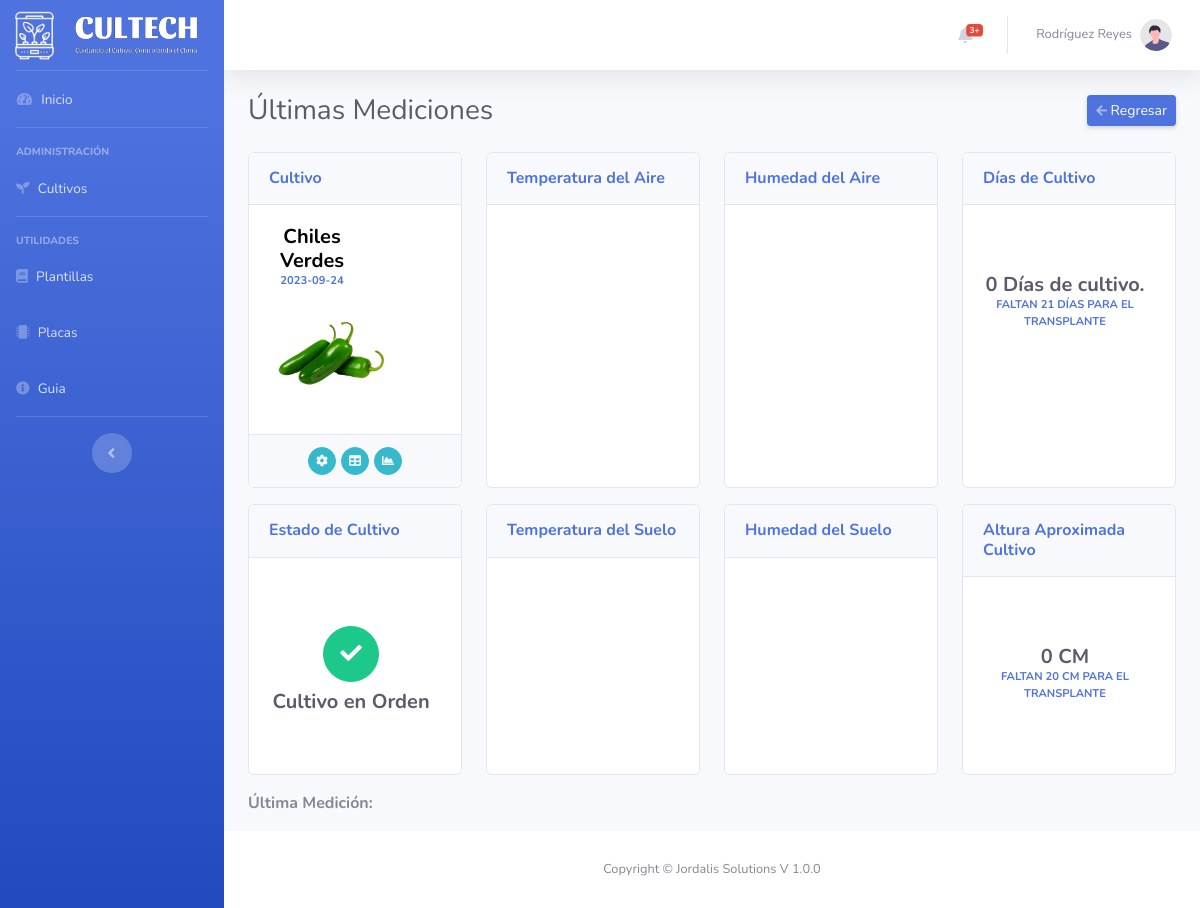
Screenshot of /Cultivos/Monitoreo?id=1 (signed in) with the database file from the repository.
### tables this page shows
CREATE TABLE `cultivos` (
  `id` int(10) NOT NULL,
  `id_usuario` int(10) NOT NULL,
  `id_placa` int(10) NOT NULL,
  `nombre` varchar(50) NOT NULL,
  `fecha` date NOT NULL DEFAULT current_timestamp(),
  `estado` int(1) NOT NULL DEFAULT 0,
  `alerta` int(1) NOT NULL DEFAULT 0
);

CREATE TABLE `configuracion` (
  `id` int(10) NOT NULL,
  `id_cultivo` int(10) NOT NULL,
  `tem_max` decimal(10,2) NOT NULL,
  `tem_min` decimal(10,2) NOT NULL,
  `humedad_max` decimal(10,2) NOT NULL,
  `humedad_min` decimal(10,2) NOT NULL,
  `stem_max` decimal(10,2) NOT NULL,
  `stem_min` decimal(10,2) NOT NULL,
  `shumedad_max` decimal(10,2) NOT NULL,
  `shumedad_min` decimal(10,2) NOT NULL,
  `altura` decimal(10,2) NOT NULL,
  `dias` int(11) NOT NULL,
  `foto` varchar(50) NOT NULL
);

### Libraries/Core/Views.php (called while the page is built)
<?php
class Views{
    function getView($controller, $view, $alert="", $data1 = "", $data2 = "", $data3 = "", $data4 = "", $data5 = "")
    {
        $controller = get_class($controller);
        if ($controller == "") {
            $view = "Views/".$view.".php";
        }else{
            $view = "Views/" . $controller . "/" . $view . ".php";
        }
        require_once($view);
    }
}
?>

### index.php (called while the page is built, shortened)
<?php
require_once("Helpers/Helpers.php");
require_once("Libraries/Core/Load.php");
?>

### Helpers/Helpers.php (called while the page is built, shortened)
<?php
function base_url()
{
    return BASE_URL;
}
?>

### Libraries/Core/Mysql.php (called while the page is built, shortened)
<?php
class Mysql extends Conexion{
    private $conexion;
    function __construct()
    {
        $this->conexion = new Conexion();
        $this->conexion = $this->conexion->conect();
    }
    public function select(string $query){
        $this->strquery = $query;
        $result = $this->conexion->prepare($this->strquery);
        $result->execute();
        $data = $result->fetch(PDO::FETCH_ASSOC);
        return $data;
    }
}
?>

### Libraries/Core/Conexion.php (called while the page is built)
<?php
class Conexion{
    private $conect;
    public function __construct()
    {
      $conexion = "mysql:host=".HOST.";dbname=".BD.";.CHARSET.";
      try {
          $this->conect = new PDO($conexion, DB_USER, PASS);
          $this->conect->setAttribute(PDO::ATTR_ERRMODE, PDO::ERRMODE_EXCEPTION);
      } catch (PDOException $e) {
          $this->conect = "Error en la conexion";
          echo "Error: " . $e->getMessage();
      }
    }
    public function conect()
    {
        return $this->conect;
    }
}
?>

### Models/CultivosModel.php (called while the page is built, shortened)
<?php
    class CultivosModel extends Mysql{
        public function datoscultivo(int $id)
        {
            $this->id = $id;
            $sql = "SELECT * FROM cultivos WHERE id = '{$this->id}'";
            $res = $this->select($sql);
            return $res;
        }
        public function datosconfiguracion(int $id)
        {
            $this->id = $id;
            $sql = "SELECT * FROM configuracion WHERE id_cultivo = '{$this->id}'";
            $res = $this->select($sql);
            return $res;
        }
    }
?>

### Views/Cultivos/Monitoreo.php (the view, shortened to what this page needs)
<?php
    $fechaHoy = new DateTime();
    $otraFecha = $data1['fecha'];
    $fechaOtra = new DateTime($otraFecha);
    $diferencia = $fechaHoy->diff($fechaOtra);
    $diasDiferencia = $diferencia->days;
?>
    <div class="container-fluid">
      <div class="d-sm-flex align-items-center justify-content-between mb-4">
          <h1 class="h3 mb-0 text-gray-800">Últimas Mediciones</h1>
          <div class="d-sm-inline-block">
              <a href="<?= base_url(); ?>Cultivos/Lista" class="btn btn-sm btn-primary shadow-sm"><i class="fas fa-arrow-left fa-sm text-white-50"></i> Regresar</a>
          </div>
      </div>
        <div class="row d-flex">
            <div class="col-lg-3">
                <div class="card position-relative h-100">
                    <div class="card-header py-3">
                        <h6 class="m-0 font-weight-bold text-primary">Cultivo</h6>
                    </div>
                    <div class="card-body text-center">
                      <div class="row no-gutters align-items-center">
                          <div class="col-6">
                              <div class="h5 mb-0 font-weight-bold" style="color: black;"><?= $data1['nombre']; ?></div>
                              <div class="text-xs font-weight-bold text-primary text-uppercase mb-1"><?= $data1['fecha'];?></div>
                          </div>
                          <div class="col-auto">
                              <img src="<?= base_url(); ?>Assets/img/cultivos/monitoreo/<?= $data2['foto']; ?>" height="120px">
                          </div>
                      </div>
                    </div>
                    <div class="card-footer text-center">
                      <a href="<?= base_url(); ?>Cultivos/Configuracion?id=<?= $_GET['id']; ?>" class="btn btn-info btn-circle btn-sm">
                          <i class="fas fa-cog"></i>
                      </a>
                      <a href="<?= base_url(); ?>Cultivos/Detalle?id=<?= $_GET['id']; ?>" class="btn btn-info btn-circle btn-sm">
                          <i class="fas fa-table"></i>
                      </a>
                      <a href="<?= base_url(); ?>Cultivos/Graficas?id=<?= $_GET['id']; ?>" class="btn btn-info btn-circle btn-sm">
                          <i class="fas fa-chart-area"></i>
                      </a>
                    </div>
                </div>
            </div>
            <div class="col-lg-3">
                <div class="card position-relative h-100">
                    <div class="card-header py-3">
                        <h6 class="m-0 font-weight-bold text-primary">Temperatura del Aire</h6>
                    </div>
                    <div class="card-body text-center">
                    </div>
                </div>
            </div>
            <div class="col-lg-3">
                <div class="card position-relative h-100"">
                    <div class="card-header py-3">
                        <h6 class="m-0 font-weight-bold text-primary">Humedad del Aire</h6>
                    </div>
                    <div class="card-body text-center">
                    </div>
                </div>
            </div>
            <div class="col-lg-3">
                <div class="card position-relative h-100">
                    <div class="card-header py-3">
                        <h6 class="m-0 font-weight-bold text-primary">Días de Cultivo</h6>
                    </div>
                    <div class="card-body text-center">
                        <div class="row no-gutters align-items-center">
                            <div class="col mr-2 my-5">
                                <div class="h5 mb-0 font-weight-bold text-gray-800"><?= $diasDiferencia;?> Días de cultivo.</div>
                                <div class="text-xs font-weight-bold text-primary text-uppercase mb-1">Faltan <?= $data2['dias']-$diasDiferencia;?> Días para el transplante</div>
                            </div>
                        </div>
                    </div>
                </div>
            </div>
            <div class="col-lg-3 py-3">
                <div class="card position-relative h-100"">
                    <div class="card-header py-3">
                        <h6 class="m-0 font-weight-bold text-primary">Estado de Cultivo</h6>
                    </div>
                    <div class="card-body text-center">
                        <div class="row no-gutters align-items-center">
                            <div class="col mr-2 mt-5">
                                <?php if ($data1['alerta'] == 0) { ?>
                                    <a href="" class="btn btn-success btn-circle btn-lg">
                                        <i class="fas fa-check"></i>
                                    </a>
                                    <div class="h5 my-2 font-weight-bold text-gray-800">Cultivo en Orden</div>
                                <?php } ?>
                            </div>
                        </div>
                    </div>
                </div>
            </div>
            <div class="col-lg-3 py-3">
                <div class="card position-relative h-100"">
                    <div class="card-header py-3">
                        <h6 class="m-0 font-weight-bold text-primary">Temperatura del Suelo</h6>
                    </div>
                    <div class="card-body text-center">
                    </div>
                </div>
            </div>
            <div class="col-lg-3 py-3">
                <div class="card position-relative h-100"">
                    <div class="card-header py-3">
                        <h6 class="m-0 font-weight-bold text-primary">Humedad del Suelo</h6>
                    </div>
                    <div class="card-body text-center">
                    </div>
                </div>
            </div>
            <div class="col-lg-3 py-3">
                <div class="card position-relative h-100"">
                    <div class="card-header py-3">
                        <h6 class="m-0 font-weight-bold text-primary">Altura Aproximada Cultivo</h6>
                    </div>
                    <div class="card-body text-center">
                        <div class="row no-gutters align-items-center">
                            <div class="col mr-2 my-5">
                                <div class="h5 mb-0 font-weight-bold text-gray-800"><?= $diasDiferencia;?> CM</div>
                                <div class="text-xs font-weight-bold text-primary text-uppercase mb-1">Faltan <?= $data2['altura']-$diasDiferencia;?> CM para el transplante</div>
                            </div>
                        </div>
                    </div>
                </div>
            </div>
        </div>
        <p><strong>Última Medición: </strong></p>
    </div>

### rows the page displays
cultivos: nombre "Chiles Verdes", fecha "2023-09-24"
configuracion: foto (picture), $data2['dias']-$diasDiferencia "21", $data2['altura']-$diasDiferencia "20"

### other values shown
$_SESSION['apellido'] "Rodríguez Reyes"
